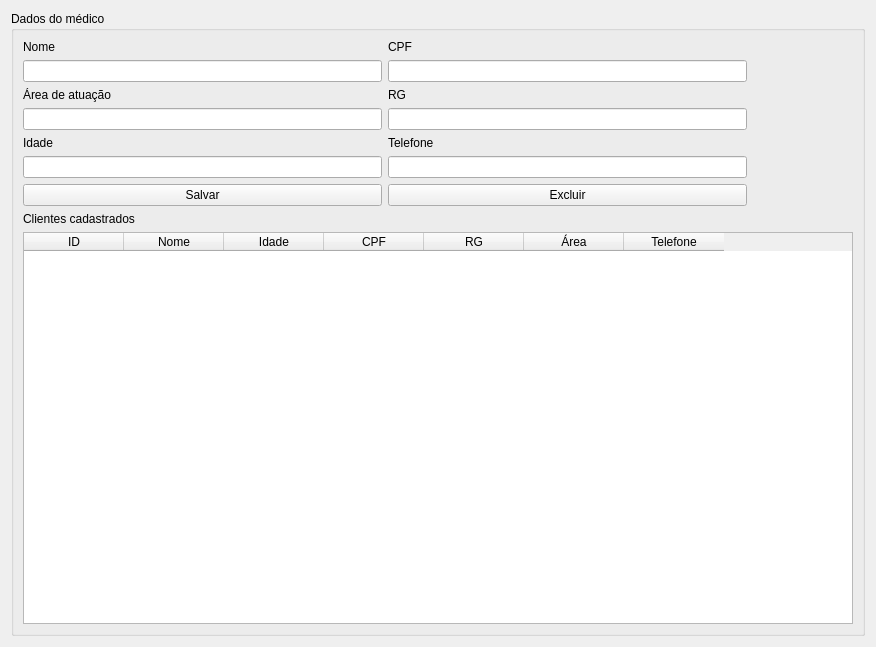
<?xml version="1.0" encoding="UTF-8"?>
<ui version="4.0">
 <class>Form</class>
 <widget class="QWidget" name="Form">
  <property name="geometry">
   <rect>
    <x>0</x>
    <y>0</y>
    <width>876</width>
    <height>647</height>
   </rect>
  </property>
  <property name="sizePolicy">
   <sizepolicy hsizetype="Preferred" vsizetype="Fixed">
    <horstretch>0</horstretch>
    <verstretch>0</verstretch>
   </sizepolicy>
  </property>
  <property name="windowTitle">
   <string>Cadastro de médicos</string>
  </property>
  <layout class="QHBoxLayout" name="horizontalLayout">
   <item>
    <widget class="QGroupBox" name="groupBox">
     <property name="title">
      <string>Dados do médico</string>
     </property>
     <layout class="QVBoxLayout" name="verticalLayout">
      <item>
       <layout class="QHBoxLayout" name="horizontalLayout_2">
        <item>
         <layout class="QGridLayout" name="gridLayout">
          <item row="3" column="1">
           <widget class="QLabel" name="label_5">
            <property name="text">
             <string>RG</string>
            </property>
           </widget>
          </item>
          <item row="4" column="1">
           <widget class="QLineEdit" name="rg"/>
          </item>
          <item row="2" column="1">
           <widget class="QLineEdit" name="cpf"/>
          </item>
          <item row="1" column="0">
           <widget class="QLabel" name="label">
            <property name="text">
             <string>Nome</string>
            </property>
           </widget>
          </item>
          <item row="7" column="0">
           <widget class="QLineEdit" name="idade"/>
          </item>
          <item row="1" column="1">
           <widget class="QLabel" name="label_4">
            <property name="text">
             <string>CPF</string>
            </property>
           </widget>
          </item>
          <item row="6" column="1">
           <widget class="QLabel" name="label_6">
            <property name="text">
             <string>Telefone</string>
            </property>
           </widget>
          </item>
          <item row="7" column="1">
           <widget class="QLineEdit" name="telefone"/>
          </item>
          <item row="2" column="0">
           <widget class="QLineEdit" name="nome"/>
          </item>
          <item row="3" column="0">
           <widget class="QLabel" name="label_2">
            <property name="text">
             <string>Área de atuação</string>
            </property>
           </widget>
          </item>
          <item row="8" column="0">
           <widget class="QPushButton" name="salvar_btn">
            <property name="text">
             <string>Salvar</string>
            </property>
           </widget>
          </item>
          <item row="6" column="0">
           <widget class="QLabel" name="label_3">
            <property name="text">
             <string>Idade</string>
            </property>
           </widget>
          </item>
          <item row="4" column="0">
           <widget class="QLineEdit" name="area"/>
          </item>
          <item row="8" column="1">
           <widget class="QPushButton" name="excluir_btn">
            <property name="text">
             <string>Excluir</string>
            </property>
           </widget>
          </item>
         </layout>
        </item>
        <item>
         <widget class="QLabel" name="label_8">
          <property name="minimumSize">
           <size>
            <width>100</width>
            <height>0</height>
           </size>
          </property>
          <property name="text">
           <string/>
          </property>
          <property name="pixmap">
           <pixmap>../../aaaaaaaa.png</pixmap>
          </property>
          <property name="scaledContents">
           <bool>false</bool>
          </property>
          <property name="margin">
           <number>-50</number>
          </property>
         </widget>
        </item>
       </layout>
      </item>
      <item>
       <widget class="QLabel" name="label_9">
        <property name="text">
         <string>Clientes cadastrados</string>
        </property>
       </widget>
      </item>
      <item>
       <widget class="QTableWidget" name="tableWidget">
        <column>
         <property name="text">
          <string>ID</string>
         </property>
        </column>
        <column>
         <property name="text">
          <string>Nome</string>
         </property>
        </column>
        <column>
         <property name="text">
          <string>Idade</string>
         </property>
        </column>
        <column>
         <property name="text">
          <string>CPF</string>
         </property>
        </column>
        <column>
         <property name="text">
          <string>RG</string>
         </property>
        </column>
        <column>
         <property name="text">
          <string>Área</string>
         </property>
        </column>
        <column>
         <property name="text">
          <string>Telefone</string>
         </property>
        </column>
       </widget>
      </item>
     </layout>
    </widget>
   </item>
  </layout>
 </widget>
 <tabstops>
  <tabstop>nome</tabstop>
  <tabstop>cpf</tabstop>
  <tabstop>area</tabstop>
  <tabstop>rg</tabstop>
  <tabstop>idade</tabstop>
  <tabstop>telefone</tabstop>
  <tabstop>salvar_btn</tabstop>
  <tabstop>excluir_btn</tabstop>
  <tabstop>tableWidget</tabstop>
 </tabstops>
 <resources/>
 <connections/>
</ui>
